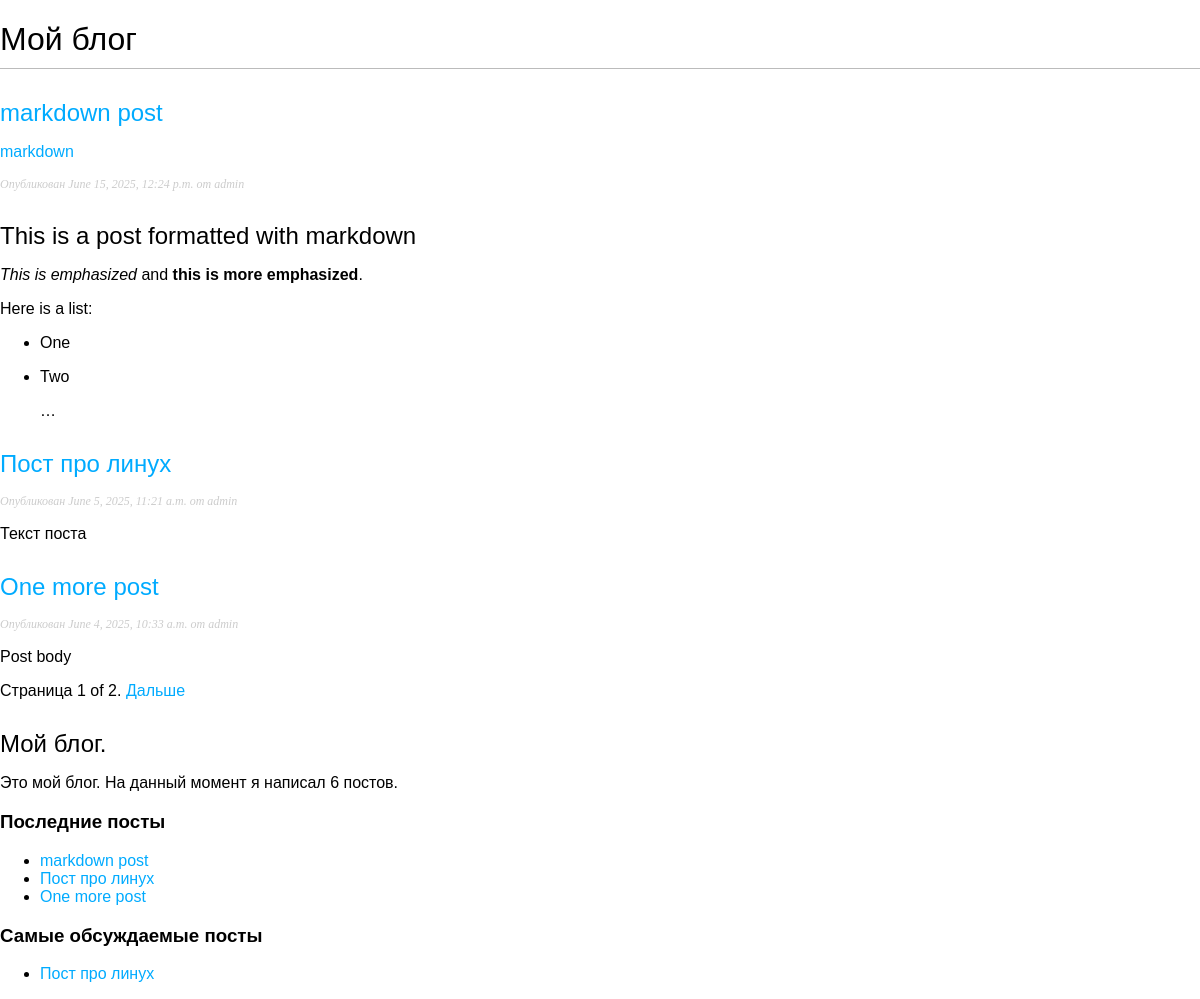
Screenshot of /blog/ with the database file from the repository.
### blog/models.py (models this page shows, shortened)
class Post(models.Model):
    class Status(models.TextChoices):
        DRAFT = "DF", "Черновик"
        PUBLISHED = "PB", "Опубликовано"
    title = models.CharField(max_length=250)
    slug = models.SlugField(
        max_length=250,
        unique_for_date="publish"
    )
    author = models.ForeignKey(
        User,
        on_delete=models.CASCADE,
        related_name="blog_posts",
    )
    body = models.TextField()
    publish = models.DateTimeField(default=timezone.now)
    created = models.DateTimeField(auto_now_add=True)
    update = models.DateTimeField(auto_now=True)
    status = models.CharField(
        max_length=2, choices=Status.choices, default=Status.DRAFT
    )
    objects = models.Manager()
    published = PublishedManager()
    tags = TaggableManager()
    class Meta:
        ordering = ["-publish"]
        indexes = [models.Index(fields=["-publish"])]
    def get_absolute_url(self):
        return reverse("blog:post_detail",
        args=[
            self.publish.year, # pylint: disable=E1101:no-member
            self.publish.month,  # pylint: disable=E1101:no-member
            self.publish.day,  # pylint: disable=E1101:no-member
            self.slug,
        ])

### blog/views.py (the view)
# urls.py: path("", post_list, name="post_list"),
def post_list(request, tag_slug=None):
    post_list_total = Post.published.all()
    tag = None
    if tag_slug:
        tag = get_object_or_404(Tag, slug=tag_slug)
        post_list_total = post_list_total.filter(tags=tag)
    paginator = Paginator(post_list_total, 3)
    page_number = request.GET.get("page", 1)
    try:
        posts = paginator.page(page_number)
    except PageNotAnInteger:
        posts = paginator.page(1)
    except EmptyPage:
        posts = paginator.page(paginator.num_pages)
    return render(request, "blog/post/list.html", {"posts": posts, "tag": tag})

### blog/models.py (called while the page is built)
    def get_queryset(self):
        return super().get_queryset().filter(status=Post.Status.PUBLISHED)

### blog/templatetags/blog_tags.py (called while the page is built)
@register.simple_tag
def total_posts():
    return Post.published.count()

@register.inclusion_tag("blog/post/latest_posts.html")
def show_latest_posts(count=5):
    latest_posts = Post.published.order_by("-publish")[:count]
    return {"latest_posts": latest_posts}

@register.simple_tag
def get_most_commented_posts(count=5):
    return Post.published.annotate(
        total_comments=Count("comments")
    ).exclude(total_comments=0).order_by("-total_comments")[:count]

@register.filter(name="markdown")
def markdown_format(text):
    return mark_safe(markdown(text))

### templates/blog/post/list.html (shortened to what this page needs)
{% extends 'blog/base.html' %}
{% load blog_tags %}
{% block content %}
    <h1>Мой блог</h1>
    {% for post in posts %}
        <h2>
            <a href="{{ post.get_absolute_url }}">{{ post.title }}</a>
        </h2>
        <p class="tags">
            {% for tag in post.tags.all %}
                <a href="{% url 'blog:post_list_by_tag' tag.slug %}">
                    {{ tag.name }}
                </a>
            {% endfor %}
        </p>
        <p class="date">Опубликован {{ post.publish }} от {{ post.author }}</p>
        {{ post.body|markdown|truncatewords_html:30 }}
    {% endfor %}
    {% include "paginator.html" with page=posts %}
{% endblock  %}

### templates/blog/base.html (shortened to what this page needs)
 {% load blog_tags %}
 {% load static %}
<!DOCTYPE html>
<html lang="en">
<head>
    <link rel="stylesheet" href="{% static 'css/blog.css' %}">
</head>
<body>
    <div class="content">
        {% block content %}
        {% endblock  %}
    </div>
    <div class="sidebar">
        <h2>
            Мой блог.
        </h2>
        <p>
            Это мой блог.
            На данный момент я написал {% total_posts %} постов.
        </p>
        <h3>
            Последние посты
        </h3>
        {% show_latest_posts 3 %}
        <h3>
            Самые обсуждаемые посты
        </h3>
        {% get_most_commented_posts as most_commented_posts %}
        <ul>
            {% for post in most_commented_posts %}
                <li>
                    <a href="{{ post.get_absolute_url }}">
                        {{ post.title }}
                    </a>
                </li>
            {% endfor %}
        </ul>
    </div>
</body>
</html>

### templates/blog/post/latest_posts.html
<ul>
    {% for post in latest_posts %}
        <li>
            <a href="{{ post.get_absolute_url }}">{{ post.title }}</a>
        </li>
    {% endfor %}
</ul>

### blog/static/css/blog.css (style rules this page uses)
body { margin: 0; padding: 0; font-family: helvetica, sans-serif; }
a { color: #00abff; text-decoration: none; }
h1 { font-weight: normal; border-bottom: 1px solid #bbb; padding: 0 0 10px 0; }
h2 { font-weight: normal; margin: 30px 0 0; }
p.date { color: #ccc; font-family: georgia, serif; font-size: 12px; font-style: italic; }

### rows the page displays
Post: title "markdown post", publish "June 15, 2025, 12:24 p.m.", author "admin", body "This is a post formatted with markdown This is emphasized and this is more emphasized . Here is a list: One Two …"
Tag: name "markdown"
Post: title "Пост про линух", publish "June 5, 2025, 11:21 a.m.", author "admin", body "Текст поста"
Post: title "One more post", publish "June 4, 2025, 10:33 a.m.", author "admin", body "Post body"

### other values shown
{{ page.number }} "1"
{{ page.paginator.num_pages }} "2"
